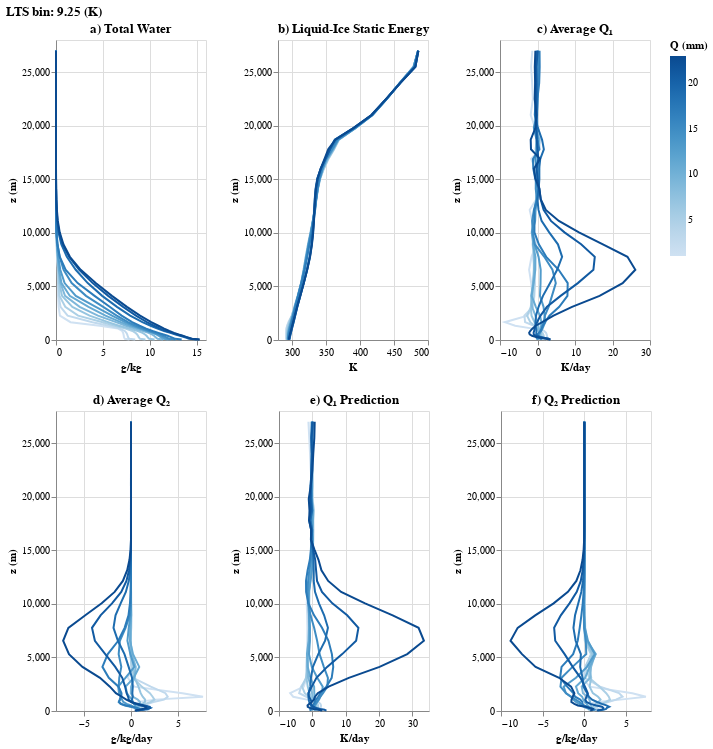

The notebook cell this image was saved under:
### Markdown cell above
The apparent heating and moistening for Q=22 mm, but varying LTS.

### Code cell
chart = plot_line_by_key_altair(binned.isel(lts_bins=3), 'path', c_title='Q (mm)',
                 title_fn=lambda x: f'LTS bin: {x.lts_bins.item()} (K)',
                 cmap='blues', c_sort="ascending")
chart.save("vary_q.svg")
chart

### Figure 1 — Vega-Lite specification as saved in the notebook (floating-point values rounded to 4 significant figures; data arrays with more than 128 entries replaced by an {"elided": "..."} marker saying what was removed)
{"$schema": "https://vega.github.io/schema/vega-lite/v3.3.0.json", "config": {"mark": {"tooltip": null}, "view": {"height": 300, "width": 400}}, "data": {"name": "data-f449bce01cd59762abfb18e3c4168f2f"}, "datasets": {"data-f449bce01cd59762abfb18e3c4168f2f": {"elided": "408 records"}}, "title": "LTS bin: 9.25 (K)", "vconcat": [{"hconcat": [{"encoding": {"color": {"field": "path", "legend": {"title": "Q (mm)"}, "scale": {"scheme": "blues"}, "sort": "ascending", "type": "quantitative"}, "order": {"field": "z", "type": "quantitative"}, "x": {"axis": {"title": "g/kg"}, "field": "QT", "type": "quantitative"}, "y": {"axis": {"title": "z (m)"}, "field": "z", "type": "quantitative"}}, "mark": "line", "title": "a) Total Water", "width": 150}, {"encoding": {"color": {"field": "path", "legend": {"title": "Q (mm)"}, "scale": {"scheme": "blues"}, "sort": "ascending", "type": "quantitative"}, "order": {"field": "z", "type": "quantitative"}, "x": {"axis": {"title": "K"}, "field": "SLI", "type": "quantitative"}, "y": {"axis": {"title": "z (m)"}, "field": "z", "type": "quantitative"}}, "mark": "line", "title": "b) Liquid-Ice Static Energy", "width": 150}, {"encoding": {"color": {"field": "path", "legend": {"title": "Q (mm)"}, "scale": {"scheme": "blues"}, "sort": "ascending", "type": "quantitative"}, "order": {"field": "z", "type": "quantitative"}, "x": {"axis": {"title": "K/day"}, "field": "Q1", "type": "quantitative"}, "y": {"axis": {"title": "z (m)"}, "field": "z", "type": "quantitative"}}, "mark": "line", "title": "c) Average Q₁", "width": 150}]}, {"hconcat": [{"encoding": {"color": {"field": "path", "legend": {"title": "Q (mm)"}, "scale": {"scheme": "blues"}, "sort": "ascending", "type": "quantitative"}, "order": {"field": "z", "type": "quantitative"}, "x": {"axis": {"title": "g/kg/day"}, "field": "Q2", "type": "quantitative"}, "y": {"axis": {"title": "z (m)"}, "field": "z", "type": "quantitative"}}, "mark": "line", "title": "d) Average Q₂", "width": 150}, {"encoding": {"color": {"field": "path", "legend": {"title": "Q (mm)"}, "scale": {"scheme": "blues"}, "sort": "ascending", "type": "quantitative"}, "order": {"field": "z", "type": "quantitative"}, "x": {"axis": {"title": "K/day"}, "field": "Q1NN", "type": "quantitative"}, "y": {"axis": {"title": "z (m)"}, "field": "z", "type": "quantitative"}}, "mark": "line", "title": "e) Q₁ Prediction", "width": 150}, {"encoding": {"color": {"field": "path", "legend": {"title": "Q (mm)"}, "scale": {"scheme": "blues"}, "sort": "ascending", "type": "quantitative"}, "order": {"field": "z", "type": "quantitative"}, "x": {"axis": {"title": "g/kg/day"}, "field": "Q2NN", "type": "quantitative"}, "y": {"axis": {"title": "z (m)"}, "field": "z", "type": "quantitative"}}, "mark": "line", "title": "f) Q₂ Prediction", "width": 150}]}]}
